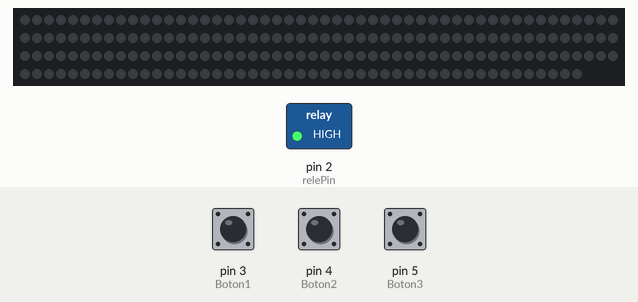
Recording of a sketch running on a simulated Arduino Uno, built with avr-gcc and run on an emulated ATmega328P. Shown: 197 RGB LEDs in strip order, left to right, continuing on the next row, switched loads named in the sketch (green lamp = pin HIGH). Inputs (shaded band) come from the test bench; at power-on: pin 3 (Boton1) HIGH, pin 5 (Boton3) HIGH, pin 4 (Boton2) HIGH. Dim RGB values are drawn brighter than linear; random numbers use the default seed unless the sketch sets one.

Above: at 3.2 s.
3.3 s: pin 3 (Boton1) pulled LOW for 0.15 s
At 3.48 s:
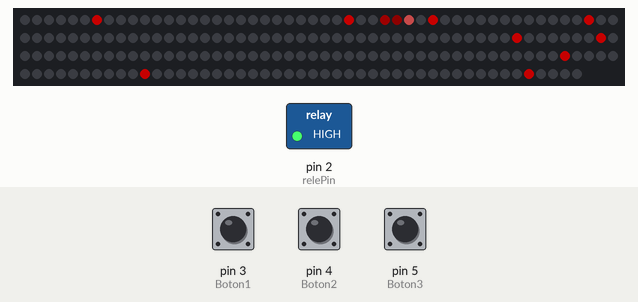
4.0 s: pin 5 (Boton3) pulled LOW for 0.15 s
4.7 s: pin 3 (Boton1) pulled LOW for 1 s
At 4.84 s:
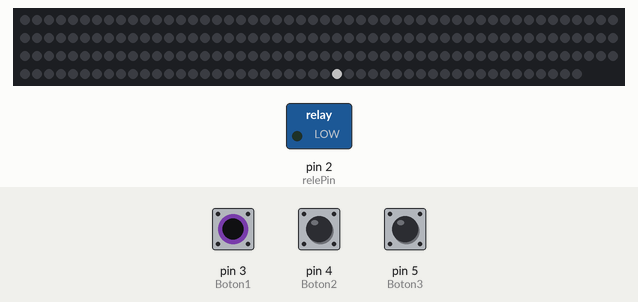
6.3 s: pin 4 (Boton2) pulled LOW for 3.2 s
At 6.7 s:
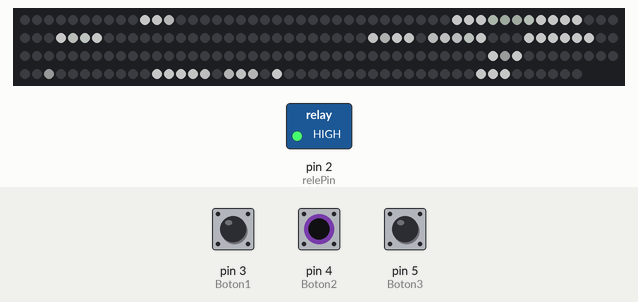
10.1 s: pin 4 (Boton2) pulled LOW for 0.15 s
At 10.49 s:
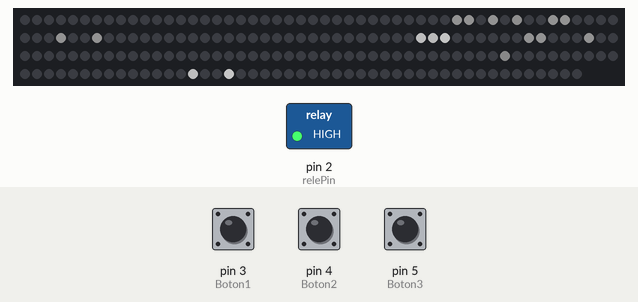
12.1 s: pin 5 (Boton3) pulled LOW for 1 s
At 12.27 s:
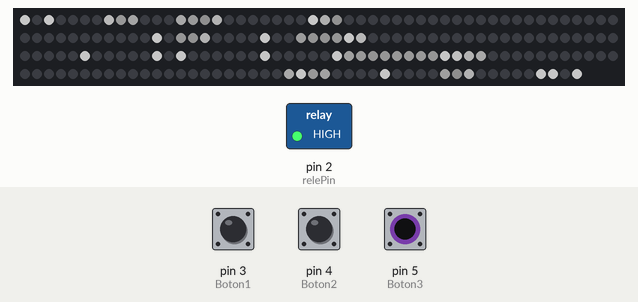
Timing chart, 0 to 14.7 s (numbered marks = the images above; inputs shaded):
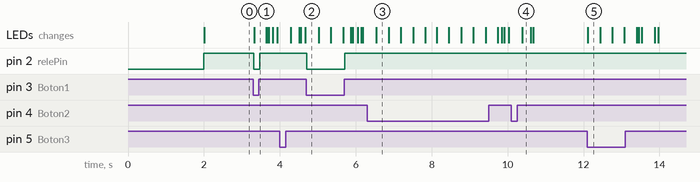

Measured:
- after the input at 3.3 s, pin 2 (relePin): HIGH → LOW at once, → HIGH 0.16 s later; the LEDs: change at once (image 1)
- after the input at 4.7 s, pin 2 (relePin): HIGH → LOW at once, → HIGH 0.99 s later
- after the input at 10.1 s, the LEDs: change after 0.28 s (image 4)
- after the input at 12.1 s, the LEDs: change at once (image 5)

The sketch:

wave.ino
```cpp
//Este código fue desarrollado en Abril de 2022 en el marco de la licitación de maquetas interactivas del sistema eléctrico nacional para el Ministerio de energía de Chile.
//V02
//Los caminos se animan como un fluido: cabeza brillante, estela y onda de fondo, con velocidad variable.

#include "FastLED.h"

#define DATA_PIN    6
#define LED_TYPE    WS2812B
#define COLOR_ORDER GRB
#define NUM_LEDS   197
CRGB leds[NUM_LEDS];

#define BRIGHTNESS         96
#define FRAMES_PER_SECOND  42

int Boton1 = 3;
int Boton2 = 4;
int Boton3 = 5;
const int relePin =  2;

CRGB colorGeneracion  = CRGB(255,0,0);
CRGB colorTransmision  = CRGB(0,255,0);
CRGB colorDistribucion  = CRGB(0,0,255);

//Cada zona es {primer LED, cantidad de LEDs} sobre la maqueta física.
//Los tramos que se animan se declaran además en la tabla "caminos".

//-------------------TRANSMISION verde_________________________________
int HIDROLINERA[] = {10, 3};
int SUBESTACIONBIOMASA[] = {79, 8};
int SUBESTACIONGEO[] = {164, 8};

int AQ[] = {36,11};
int PQ[] = {53,4};
int QU[] = {87,2};
int QT[] = {92,6};
int HI[] = {139,3};
int GH[] = {161,3};
int LPOS[] = {188,3};

//-------------------GENERACION rojo__________________________________

int AB[] = {30,3};
int EOLICO[] = {33,3};
int HIDROGENOVERDE[] = {27,3};
int BIOMASA[] = {47,6};
int BOYA[] = {6,1};
int MINIHIDRO[] = {89,3};
int TERMOSOLAR[] = {98,5};
int SOLAR[] = {142,13};
int GEOTERMICA[] = {155,6};
int AUTOGENERACION[] = {191,2};

//------------------DISTRIBUCION azul_________________________________

int AUTOSUSTENTABLE[] = {0, 1};
int Petroleo[] = {1, 5};
int GNL[] = {17, 8};
int DS[] = {7,3};
int CS[] = {13,4};
int BC[] = {25,2};
int POBLADO[] = {57, 6};
int OQ[] = {63,3};
int FABRICA[] = {66, 7};
int QR[] = {73,6};
int EDIFICIO3[] = {103, 8};
int LUMINARIA1[] = {111, 1};
int EDIFICIO2[] = {112, 4};
int CIRCULOCIUDAD[] = {116, 10};
int LUMINARIA2[] = {126, 1};
int HR[] = {127,12};
int FH[] = {172,4};
int ZONAURBANA[] = {176,9};
int FPOS[] = {185,3};
int LUMINARIA3[] = {193,1};
int LUMINARIA4[] = {196,1};
int AUTOELECTRICO[] = {194,2};

//-------------------ANIMACION DE CAMINOS (fluido)--------------------

#define GRUPO_GENERACION    0
#define GRUPO_TRANSMISION   1
#define GRUPO_DISTRIBUCION  2

#define TRAIL_LEN     12    // LEDs que ocupa la estela
#define FADE_CAMINO   26    // desvanecido por cuadro mientras el tramo está activo
#define FADE_APAGADO  60    // desvanecido por cuadro al soltar el botón
#define AMPLITUD_ONDA 56    // brillo máximo de la onda de fondo (0-255)
#define TEMPO_MIN     176   // respiración global lenta: 0.69x la velocidad base
#define TEMPO_MAX     255   // 1.0x
#define VEL_MIN       10    // velocidad base mínima, décimas de LED/s por LED de largo
#define VEL_MAX       20    // velocidad base máxima

//Brillo de la estela según la distancia a la cabeza. Cambiar aquí para colas más largas.
static const uint8_t TRAIL[TRAIL_LEN] = {255, 190, 140, 102, 74, 52, 36, 24, 15, 9, 5, 2};

struct Camino {
  uint8_t  grupo;   // etapa a la que pertenece
  int*     seg;     // {primer LED, cantidad}
  int8_t   dir;     // +1 avanza hacia índices mayores, -1 retrocede
  CRGB*    color;
  uint8_t  fase;    // desfase de onda y tempo, para que no vayan sincronizados
  uint16_t pos;     // posición 8.8 (1/256 de LED)
  uint16_t base;    // velocidad base 8.8 LED/s
};

Camino caminos[] = {
  //Generación (rojo)
  { GRUPO_GENERACION,   AB,  -1, &colorGeneracion,   17, 0, 0 },

  //Transmisión (verde)
  { GRUPO_TRANSMISION,  AQ,  +1, &colorTransmision,  31, 0, 0 },
  { GRUPO_TRANSMISION,  PQ,  +1, &colorTransmision,  74, 0, 0 },
  { GRUPO_TRANSMISION,  QU,  -1, &colorTransmision, 111, 0, 0 },
  { GRUPO_TRANSMISION,  QT,  -1, &colorTransmision, 148, 0, 0 },
  { GRUPO_TRANSMISION,  HI,  -1, &colorTransmision, 185, 0, 0 },
  { GRUPO_TRANSMISION,  GH,  +1, &colorTransmision, 222, 0, 0 },
  { GRUPO_TRANSMISION,  LPOS, -1, &colorTransmision,  3, 0, 0 },

  //Distribución (azul)
  { GRUPO_DISTRIBUCION, DS,  +1, &colorDistribucion,  41, 0, 0 },
  { GRUPO_DISTRIBUCION, CS,  -1, &colorDistribucion,  79, 0, 0 },
  { GRUPO_DISTRIBUCION, BC,  +1, &colorDistribucion, 117, 0, 0 },
  { GRUPO_DISTRIBUCION, OQ,  -1, &colorDistribucion, 155, 0, 0 },
  { GRUPO_DISTRIBUCION, QR,  -1, &colorDistribucion, 193, 0, 0 },
  { GRUPO_DISTRIBUCION, HR,  -1, &colorDistribucion, 231, 0, 0 },
  { GRUPO_DISTRIBUCION, FH,  +1, &colorDistribucion,  13, 0, 0 },
  { GRUPO_DISTRIBUCION, FPOS, -1, &colorDistribucion,  51, 0, 0 },
};

const uint8_t NUM_CAMINOS = sizeof(caminos) / sizeof(caminos[0]);

void dibujarCamino(Camino &c, uint8_t faseOnda);
void actualizarGrupo(uint8_t grupo, bool activo, uint8_t dtMs, uint8_t faseOnda, uint16_t tempo);

void iniciarCaminos() {
  for (uint8_t k = 0; k < NUM_CAMINOS; k++) {
    Camino &c = caminos[k];
    c.pos = 0;
    c.base = (uint16_t)c.seg[1] * random8(VEL_MIN, VEL_MAX) * 256UL / 10;
  }
}

void setup() {
  delay(2000);

  FastLED.addLeds<LED_TYPE,DATA_PIN,COLOR_ORDER>(leds, NUM_LEDS).setCorrection(TypicalLEDStrip);

  FastLED.setBrightness(BRIGHTNESS);

  pinMode(Boton1, INPUT_PULLUP);
  pinMode(Boton2, INPUT_PULLUP);
  pinMode(Boton3, INPUT_PULLUP);
  pinMode(relePin, OUTPUT);

  iniciarCaminos();
}

void loop()
{
  static uint32_t lastFrame = 0;
  uint32_t now = millis();
  uint32_t dt = now - lastFrame;

  if (dt < (1000UL / FRAMES_PER_SECOND)) {
    return;
  }
  lastFrame = now;
  if (dt > 100) {
    dt = 100;
  }

  bool genActiva  = digitalRead(Boton1) == LOW;
  bool transActiva = digitalRead(Boton2) == LOW;
  bool distActiva = digitalRead(Boton3) == LOW;

  uint8_t faseOnda = (uint8_t)(millis() >> 3);
  uint16_t tempo = beatsin8(5, TEMPO_MIN, TEMPO_MAX);

//---------------GENERACION-ROJO----------------

  if(genActiva){
    drawGeneracion( EOLICO[0], EOLICO[1]);
    drawGeneracion( BIOMASA[0], BIOMASA[1]);
    drawGeneracion( BOYA[0], BOYA[1]);
    drawGeneracion( HIDROGENOVERDE[0], HIDROGENOVERDE[1]);
    drawGeneracion( MINIHIDRO[0], MINIHIDRO[1]);
    drawGeneracion( TERMOSOLAR[0], TERMOSOLAR[1]);
    drawGeneracion( SOLAR[0], SOLAR[1]);
    drawGeneracion( GEOTERMICA[0], GEOTERMICA[1]);
    drawGeneracion( AUTOGENERACION[0], AUTOGENERACION[1]);

    digitalWrite(relePin, LOW);
  }

//APAGAR

  else{
    clean( AB[0], AB[1]);
    clean( EOLICO[0], EOLICO[1]);
    clean( BOYA[0], BOYA[1]);
    clean( BIOMASA[0], BIOMASA[1]);
    clean(HIDROGENOVERDE[0], HIDROGENOVERDE [1]);
    clean( MINIHIDRO[0], MINIHIDRO[1]);
    clean(TERMOSOLAR[0],TERMOSOLAR[1]);
    clean(SOLAR[0],SOLAR[1]);
    clean(GEOTERMICA[0], GEOTERMICA[1]);
    clean(AUTOGENERACION[0], AUTOGENERACION[1]);

    digitalWrite(relePin, HIGH); // Molino eolico
  }

//---------------TRANSMISION-VERDE----------------

  if(transActiva){
    drawTransmision( HIDROLINERA[0], HIDROLINERA[1]);
    drawTransmision( SUBESTACIONBIOMASA[0], SUBESTACIONBIOMASA[1]);
    drawTransmision( SUBESTACIONGEO[0], SUBESTACIONGEO[1]);
  }

//APAGAR
  else{
    clean( HIDROLINERA[0], HIDROLINERA[1]);
    clean(SUBESTACIONBIOMASA[0], SUBESTACIONBIOMASA[1]);
    clean(SUBESTACIONGEO[0], SUBESTACIONGEO[1]);
    clean(AQ[0],AQ[1]);
    clean(PQ[0],PQ[1]);
    clean(QU[0],QU[1]);
    clean(QT[0],QT[1]);
    clean(HI[0],HI[1]);
    clean(GH[0],GH[1]);
    clean(LPOS[0],LPOS[1]);

  }

//---------------DISTRIBUCION-AZUL----------------
  if(distActiva){
  drawDistribucion(AUTOSUSTENTABLE[0],AUTOSUSTENTABLE[1]);
  drawDistribucion(Petroleo[0],Petroleo[1]);
  drawDistribucion(GNL[0],GNL[1]);
  drawDistribucion(POBLADO[0],POBLADO[1]);
  drawDistribucion(FABRICA[0],FABRICA[1]);
  drawDistribucion(EDIFICIO3[0],EDIFICIO3[1]);
  drawDistribucion(EDIFICIO2[0],EDIFICIO2[1]);
  drawDistribucion(LUMINARIA1[0],LUMINARIA1[1]);
  drawDistribucion(CIRCULOCIUDAD[0],CIRCULOCIUDAD[1]);
  drawDistribucion(LUMINARIA2[0],LUMINARIA2[1]);
  drawDistribucion(ZONAURBANA[0],ZONAURBANA[1]);
  drawDistribucion(LUMINARIA3[0],LUMINARIA3[1]);
  drawDistribucion(LUMINARIA4[0],LUMINARIA4[1]);
  drawDistribucion(AUTOELECTRICO[0],AUTOELECTRICO[1]);
  }

//APAGAR
  else{
   clean(AUTOSUSTENTABLE[0],AUTOSUSTENTABLE[1]);
   clean(Petroleo[0],Petroleo[1]);
   clean(GNL[0],GNL[1]);

   clean(DS[0],DS[1]);
   clean(CS[0],CS[1]);
   clean(BC[0],BC[1]);
   clean(POBLADO[0],POBLADO[1]);
   clean(OQ[0],OQ[1]);
   clean(FABRICA[0],FABRICA[1]);
   clean(QR[0],QR[1]);
   clean(EDIFICIO3[0],EDIFICIO3[1]);
   clean(EDIFICIO2[0],EDIFICIO2[1]);
   clean(LUMINARIA1[0],LUMINARIA1[1]);
   clean(CIRCULOCIUDAD[0],CIRCULOCIUDAD[1]);
   clean(LUMINARIA2[0],LUMINARIA2[1]);
   clean(HR[0],HR[1]);
   clean(FH[0],FH[1]);
   clean(ZONAURBANA[0],ZONAURBANA[1]);
   clean(FPOS[0],FPOS[1]);
   clean(LUMINARIA3[0],LUMINARIA3[1]);
   clean(LUMINARIA4[0],LUMINARIA4[1]);
   clean(AUTOELECTRICO[0],AUTOELECTRICO[1]);
  }

  actualizarGrupo(GRUPO_GENERACION, genActiva, (uint8_t)dt, faseOnda, tempo);
  actualizarGrupo(GRUPO_TRANSMISION, transActiva, (uint8_t)dt, faseOnda, tempo);
  actualizarGrupo(GRUPO_DISTRIBUCION, distActiva, (uint8_t)dt, faseOnda, tempo);

  FastLED.show();
}


void dibujarCamino(Camino &c, uint8_t faseOnda)
{
  int start = c.seg[0];
  int len   = c.seg[1];
  int span  = len << 8;

  fadeToBlackBy(leds + start, len, FADE_CAMINO);

  //Posición de la cabeza en 8.8, en el sentido de avance del tramo.
  int headFx = (c.dir < 0) ? ((len - 1) << 8) - (int)c.pos : (int)c.pos;

  //En tramos cortos la estela se comprime para que igual se note el movimiento.
  int trailSpan = (len < TRAIL_LEN) ? len : TRAIL_LEN;
  uint32_t trailRange = (uint32_t)trailSpan << 8;

  for (int i = 0; i < len; i++) {
    //Distancia circular (8.8) desde la cabeza hasta este LED, siempre hacia atrás.
    int dFx = (c.dir < 0) ? ((i << 8) - headFx) : (headFx - (i << 8));
    if (dFx < 0) {
      dFx += span;
    }

    //Estela suavizada: interpola la tabla para que el brillo no salte entre LEDs.
    uint8_t brillo = 0;
    if ((uint32_t)dFx < trailRange) {
      uint16_t idx = (uint32_t)dFx * (TRAIL_LEN - 1) * 256 / (trailRange - 1);
      uint8_t i0 = idx >> 8;
      uint8_t fr = idx & 0xFF;
      if (i0 >= TRAIL_LEN - 1) {
        brillo = TRAIL[TRAIL_LEN - 1];
      } else {
        brillo = lerp8by8(TRAIL[i0], TRAIL[i0 + 1], fr);
      }
    }

    int wavePos = (c.dir < 0) ? -i * 24 : i * 24;
    uint8_t onda = (sin8((uint8_t)(wavePos + faseOnda + c.fase)) * AMPLITUD_ONDA) >> 8;
    brillo = qadd8(brillo, onda);
    if (brillo == 0) {
      continue;
    }

    //El LED más cercano a la cabeza se mezcla con blanco para dar el núcleo brillante.
    CRGB col = (dFx < 160) ? nblend(*c.color, CRGB::White, 96) : *c.color;
    col.nscale8_video(brillo);
    leds[start + i] += col;
  }
}

void actualizarGrupo(uint8_t grupo, bool activo, uint8_t dtMs, uint8_t faseOnda, uint16_t tempo)
{
  for (uint8_t k = 0; k < NUM_CAMINOS; k++) {
    Camino &c = caminos[k];
    if (c.grupo != grupo) {
      continue;
    }

    if (!activo) {
      fadeToBlackBy(leds + c.seg[0], c.seg[1], FADE_APAGADO);
      continue;
    }

    //Variación suave de velocidad propia de cada tramo (0.88x - 1.0x).
    uint8_t local = 224 + (sin8((uint8_t)(millis() / 16) + c.fase) >> 3);

    uint32_t vel = (uint32_t)c.base * tempo >> 8;
    vel = vel * local >> 8;

    c.pos += (uint16_t)((vel * dtMs) / 1000);

    uint16_t span = (uint16_t)c.seg[1] << 8;
    if (c.pos >= span) {
      c.pos %= span;
      //Al cerrar cada vuelta se elige una velocidad base nueva para ese tramo.
      c.base = (uint16_t)c.seg[1] * random8(VEL_MIN, VEL_MAX) * 256UL / 10;
    }

    dibujarCamino(c, faseOnda);
  }
}

void drawGeneracion(int startpixel, int pixelcount)
{
    fadeToBlackBy( leds + startpixel, pixelcount, 15);
    int pos = random16( pixelcount);
    leds[pos + startpixel]=colorGeneracion;
    }

void drawTransmision(int startpixel, int pixelcount)
{
    fadeToBlackBy( leds + startpixel, pixelcount, 15);
    int pos = random16( pixelcount);
    leds[pos + startpixel]=colorTransmision;
    }

void drawDistribucion(int startpixel, int pixelcount)
{
    fadeToBlackBy( leds + startpixel, pixelcount, 15);
    int pos = random16( pixelcount);
    leds[pos + startpixel]=colorDistribucion;
    }

void clean(int startpixel, int pixelcount)
{
    int pos = random16( pixelcount);
    leds[pos + startpixel].setRGB(0,0,0);
}
```
